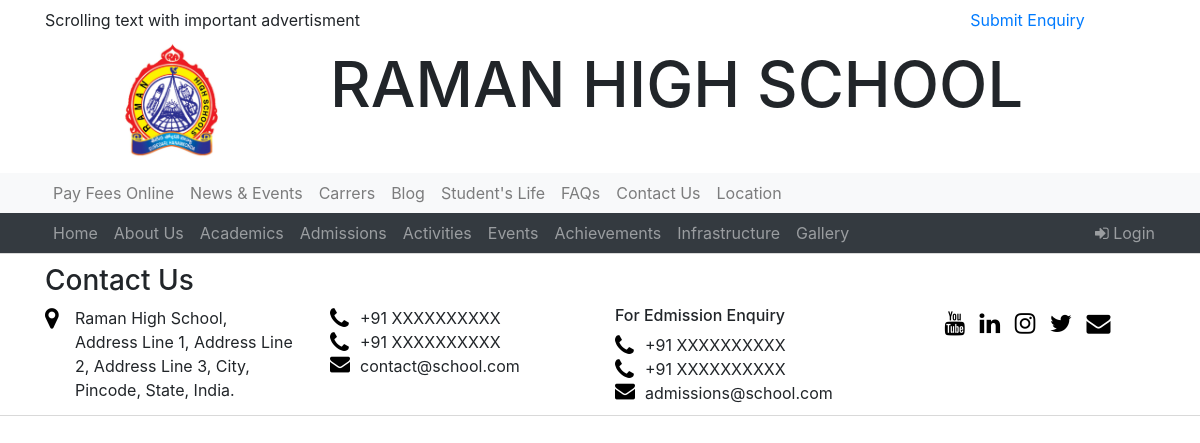
The page /updates/ on the database as committed earlier.
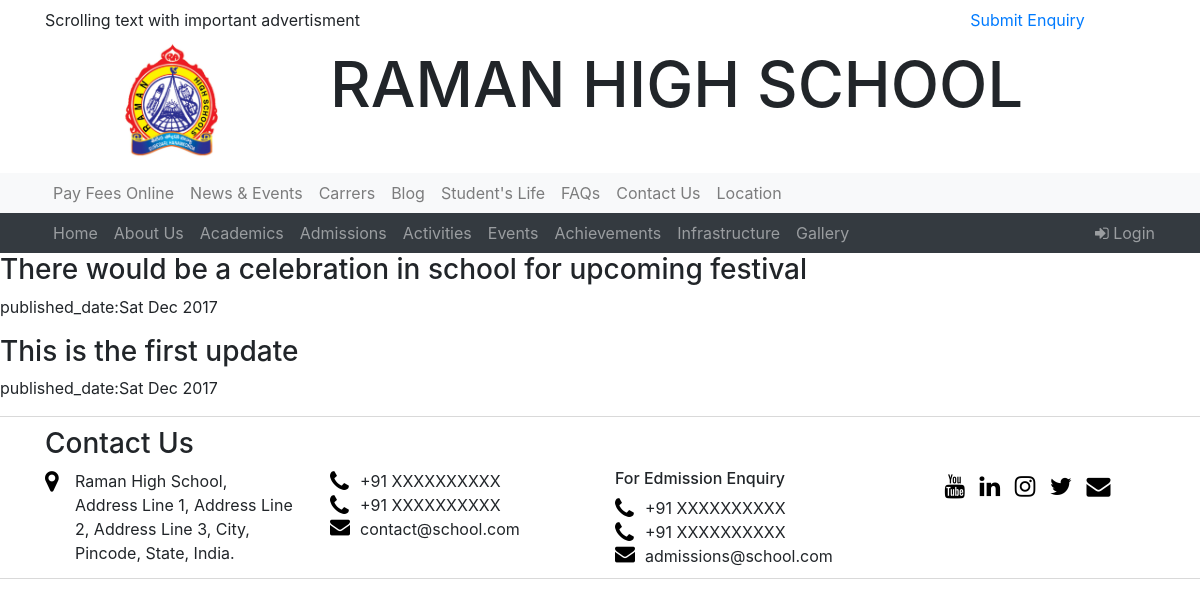
The same page on the database as committed later.
### schoolapp/models.py (models this page shows, shortened)
class Updates(models.Model):
    title = models.CharField(max_length = 200)
    created_date = models.DateTimeField(default = timezone.now)

### schoolapp/views.py (the view)
# urls.py: url(r'^updates/$',views.UpdatesListView.as_view(),name= 'update_list'),
class UpdatesListView(ListView):
    model = Updates
    def get_queryset(self):
        return Updates.objects.order_by('-created_date')

### schoolapp/templates/schoolapp/updates_list.html (shortened to what the changed rows need)
{% load staticfiles %}
<!doctype html>
<html lang="en">
  <head>
        <link rel="stylesheet" type="text/css" href="{% static 'css/style-home.css' %}">
        <link rel="stylesheet" href="https://cdnjs.cloudflare.com/ajax/libs/font-awesome/4.7.0/css/font-awesome.min.css">
        <link rel="stylesheet" href="https://maxcdn.bootstrapcdn.com/bootstrap/4.0.0-beta.2/css/bootstrap.min.css">
  </head>
  <body>
        <div class="container">
                <div class="row">
                        <div class="col-lg-9 col-md-9 col-sm-12 col-xs-12"><h1 id="school-name">RAMAN HIGH SCHOOL</h1></div>
                </div>
        </div>
        <div class="centerstage">
           <div class="loader">
           {% for update in updates_list%}
             <h3>{{update.title}}</h3>
             <div class="date">
          <p> published_date:{{update.created_date|date:"D M Y" }}</p>
             </div>
           {% endfor %}
        </div>
        </div>
  </body>
</html>

Rows that differ between the two databases and show on the page:
added Updates: title "There would be a celebration in school for upcoming festival", created_date "Sat Dec 2017"
added Updates: title "This is the first update", created_date "Sat Dec 2017"
